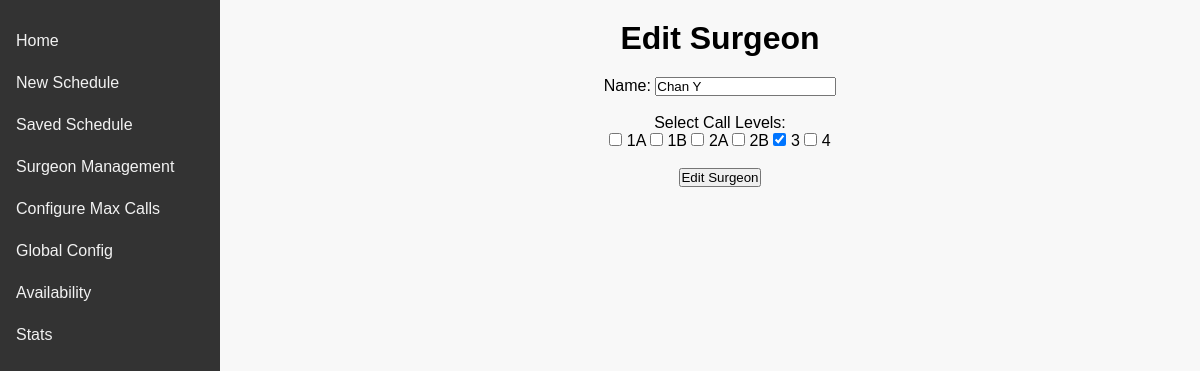
Before: /surgeons/edit/13 with the older database file.
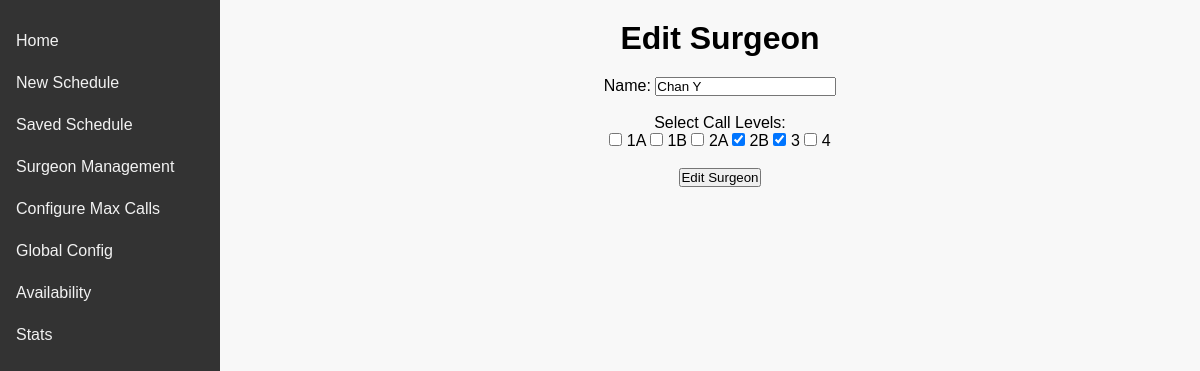
After: the same page with the newer database file.
### tables this page shows
CREATE TABLE surgeons (
                id INTEGER PRIMARY KEY AUTOINCREMENT,
                name TEXT NOT NULL,
                call_levels TEXT NOT NULL
            , nlth INTEGER NOT NULL DEFAULT 0);

### app.py (the view, shortened to what this page needs)
@app.route('/surgeons/edit/<int:surgeon_id>', methods=['GET', 'POST'])
def edit_surgeon(surgeon_id):
    db = get_db()
    row = db.execute("SELECT * FROM surgeons WHERE id = ?", (surgeon_id,)).fetchone()
    if not row:
        flash("Surgeon not found!")
        return redirect(url_for('list_surgeons'))
    surgeon = dict(row)
    return render_template('surgeon_form.html', surgeon=surgeon, action="Edit")

### app.py (called while the page is built)
@app.context_processor
def utility_processor():
    return {
        'parse_call_levels': parse_call_levels
    }

@app.teardown_appcontext
def close_connection(exception):
    db = getattr(g, '_database', None)
    if db is not None:
        db.close()

### helper.py (called while the page is built)
def get_db():
    db = getattr(g, '_database', None)
    if db is None:
        db = g._database = sqlite3.connect(DATABASE)
        db.row_factory = sqlite3.Row  # Enables dict-like access.
    return db

### templates/surgeon_form.html (shortened to what this page needs)
{% extends "base.html" %}
{% block content %}
  <h1 style="text-align: center;">{{ action }} Surgeon</h1>
  <form method="post" action="" style="text-align: center; margin-top:20px;">
    <div>
      <label for="name">Name:</label>
      <input type="text" name="name" id="name" value="{{ surgeon.name if surgeon.name else '' }}" required>
    </div>
    <br>
    <div>
      <label>Select Call Levels:</label>
      <br>
      {% set levels = ['1A','1B','2A','2B','3','4'] %}
      {% for level in levels %}
        <input type="checkbox" name="call_levels" value="{{ level }}"
          {% if surgeon.call_levels and level in surgeon.call_levels %}checked{% endif %}>
        {{ level }}
      {% endfor %}
    </div>
    <br>
    <button type="submit">{{ action }} Surgeon</button>
  </form>
{% endblock %}

Changed rows visible on the page:
changed surgeons "Chan Y": call_levels "☐" → "☑"
